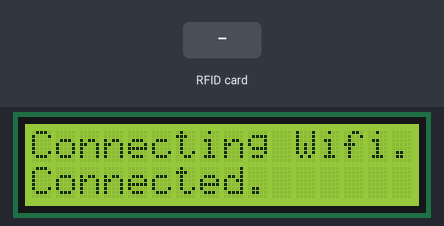
A sketch run on a simulated ESP32. Parts: 16×2 character LCD. Inputs (shaded band) come from the test bench. WiFi joins after 1.5 s; servers stay silent unless stated; uploads are accepted with an empty reply; what the sketch prints to the serial monitor is not drawn.

Above: at 2.1 s.
At 3.3 s:
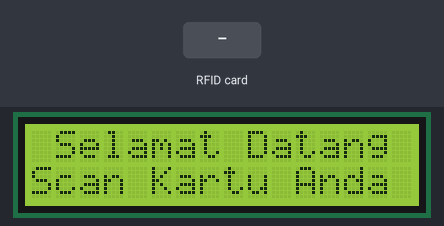
3.4 s: RFID card 5E 7A 19 C4 held to the reader
At 5.4 s:
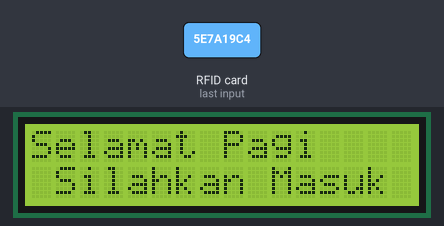
Timing chart, 0 to 6.9 s (numbered marks = the images above; inputs shaded):
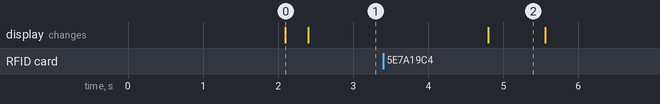

The sketch:

Absensi.ino
```cpp
#include <ArduinoJson.h>
#include <ArduinoJson.hpp>

#include <SPI.h>
#include <MFRC522.h>
#include <WiFi.h>
#include <LiquidCrystal_I2C.h>

#define SS_PIN 5     // GPIO pin untuk SS (SDA) pada modul MFRC522
#define RST_PIN 15   // GPIO pin untuk RST pada modul MFRC522
// #define LED_PIN 1    // GPIO pin untuk LED indikator

MFRC522 mfrc522(SS_PIN, RST_PIN);

const char *ssid = "Elek";
const char *password = "password";
const char *serverAddress = "192.168.1.200";  // Ganti dengan alamat IP atau nama domain server Flask

int lcdColumns = 16;
int lcdRows = 2;
LiquidCrystal_I2C lcd(0x27, lcdColumns, lcdRows);

int display = 1;
void Display(String line1, String line2){
  lcd.clear();
  lcd.setCursor(0, 0);
  lcd.print(line1);
  lcd.setCursor(0, 1);
  lcd.print(line2);
}

void setup() {
  Serial.begin(115200);
  // pinMode(LED_PIN, OUTPUT);
  // digitalWrite(LED_PIN, LOW);
  lcd.init();
  lcd.backlight();
  lcd.setCursor(0, 0);
  lcd.print("Connecting Wifi...");
  // Inisialisasi koneksi WiFi
  WiFi.begin(ssid, password);
  while (WiFi.status() != WL_CONNECTED) {
    delay(1000);
    Serial.println("Connecting Wifi...");
  }

  lcd.setCursor(0, 1);
  lcd.print("Connected.");
  Serial.println("Connected to WiFi");

  // Inisialisasi modul MFRC522
  SPI.begin();
  mfrc522.PCD_Init();
  Serial.println("Selesai");
}

void loop() {
  WiFiClient client;
  int Tdisplay = 0;
  if (client.connect(serverAddress, 5000)) {
    Tdisplay = 0;
    client.stop();
  }else{
    Tdisplay = 1;
  }
  // Cek apakah ada kartu RFID
  if (mfrc522.PICC_IsNewCardPresent() && mfrc522.PICC_ReadCardSerial()) {
    // Baca data kartu RFID
    String rfidData = "";
    for (byte i = 0; i < mfrc522.uid.size; i++) {
      rfidData += String(mfrc522.uid.uidByte[i] < 0x10 ? "0" : "");
      rfidData += String(mfrc522.uid.uidByte[i], HEX);
    }
    // Serial.println("RFID Data: " + rfidData);
    // Kirim data ke server Flask
    kirimDataKeServer(rfidData);
    Tdisplay = 2;
  }
  if(Tdisplay != display){
    display = Tdisplay;
    switch(display){
      case 0:
        Display(" Selamat Datang ","Scan Kartu Anda");
        break;
      case 1:
        Display("Gagal Terkoneksi"," Server Offline ");
        delay(200);
        break;
      case 2:
        Display("Selamat Pagi", " Silahkan Masuk ");
        delay(500);
        break;
    }
  }
  mfrc522.PICC_HaltA();
  mfrc522.PCD_StopCrypto1();
}

void kirimDataKeServer(String rfidData) {
  WiFiClient client;

  // Buat koneksi ke server
  if (client.connect(serverAddress, 5000)) {
    // Buat HTTP POST request dengan data RFID
    String postData = "rfid_data=" + rfidData;
    client.println("POST /absensi HTTP/1.1");
    client.println("Host: " + String(serverAddress));
    client.println("Content-Type: application/x-www-form-urlencoded");
    client.println("Content-Length: " + String(postData.length()));
    client.println();
    client.print(postData);

    // Tunggu hingga respons diterima
    while (!client.available()) {
      delay(1);
    }
    String jsonResponse ="";
    // Baca respons dari server
    while (client.available()) {
      String c = client.readStringUntil('\r');
      jsonResponse += c;
    }
    // Serial.println(jsonResponse);
    int valueIndex = jsonResponse.indexOf("{");
    String valueString = jsonResponse.substring(valueIndex);
    Serial.print(valueString);
    // Tutup koneksi
    client.stop();
  } else {
    Serial.println("Unable to connect to Server");
  }
}
```

Measured:
- after the input at 3.4 s, the display: changes after 1.4 s (image 2)
- what the display in image 2 shows lasts 0.8 s, from 4.8 s to 5.6 s
